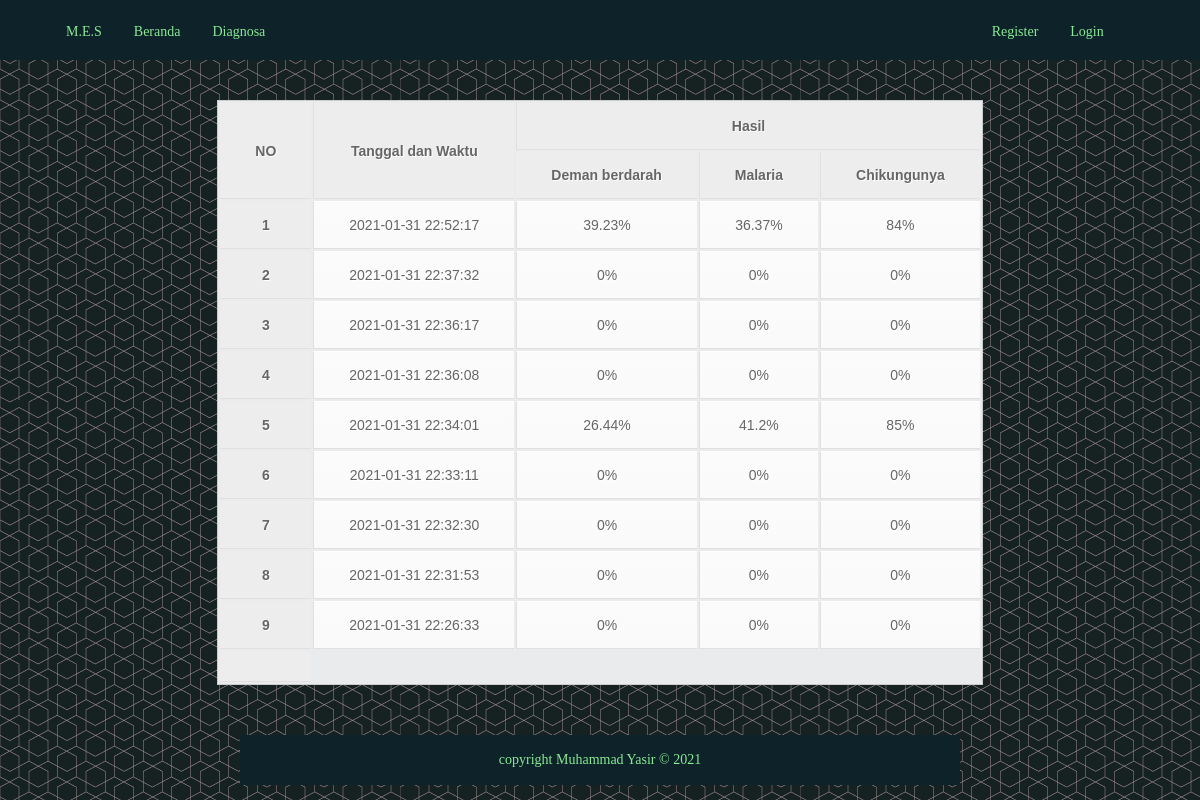
/riwayat.php?id=2, run on the app's committed database.
### tables this page shows
CREATE TABLE `history` (
  `id_history` int(11) NOT NULL,
  `id_anggota` int(11) NOT NULL,
  `waktu` datetime NOT NULL DEFAULT '0000-00-00 00:00:00',
  `CF_P01` float NOT NULL,
  `CF_P02` float NOT NULL,
  `CF_P03` float NOT NULL
);

### riwayat.php (the view, shortened to what this page needs)
<?php
    include "connection.php";
    $id = $_GET["id"];
?>
<!DOCTYPE html>
<html lang="en">
<head>
    <link rel="stylesheet" href="stylehasil.css">
</head>
<body>
    <div class="header">
        <div class="grid">
            <div class="topnav" id="myTopnav">
                <div class="dh6">
                    <div class="left">
                        <a href="index.php">M.E.S</a>
                        <a href="index.php">Beranda</a>
                        <a href="diagnosa.php">Diagnosa</a>
                    </div>
                </div>
                <div class="dh6">
                    <div class="right">
                    <?php
                        if (!empty($_SESSION["username"]) && !empty($_SESSION["password"])) {
                            echo "<a><b>$result[name]</b></a>";
                            echo "<a href='riwayat.php?id=$result[id_user]'>Riwayat</a>";
                            echo "<a href='logout.php'>Logout</a>";
                        } else {
                            echo "<a href='register.php'>Register</a>";
                            echo "<a href='login.php'>Login</a>";
                        }
                    ?>
                    </div>
                </div>
            </div>
        </div>
    </div>
    <div class="hasil">
        <table>
            <tr>
                <th rowspan="2">NO</th>
                <th rowspan="2">Tanggal dan Waktu</th>
                <th colspan="3">Hasil</th>
            </tr>
            <tr>
                <th>Deman berdarah</th>
                <th>Malaria</th>
                <th>Chikungunya</th>
            </tr>
            <?php $no=1; ?>
            <?php $sql_riwayat = mysqli_query($conn, "SELECT * FROM history WHERE id_anggota='$id' ORDER BY waktu DESC"); ?>
            <?php while ($riwayat = mysqli_fetch_array($sql_riwayat)) : ?>
                <tr>
                    <th><?php echo "$no"; ?></th>
                    <td><?php echo "$riwayat[waktu]"; ?></td>
                    <td><?php echo "$riwayat[CF_P01]%"; ?></td>
                    <td><?php echo "$riwayat[CF_P02]%"; ?></td>
                    <td><?php echo "$riwayat[CF_P03]%"; ?></td>
                </tr>
                <?php $no++; ?>
            <?php endwhile; ?>
            <tr>
                <th></th>
            </tr>
        </table>
    </div>
    <div class="footer">
        <div class="grid">
            copyright Muhammad Yasir &copy; 2021
        </div>
    </div>
</body>
</html>

### stylehasil.css (style rules this page uses)
.hasil { margin-top: 100px; margin-right: auto; margin-left: auto; }
table { font-family: Arial, Helvetica, sans-serif; color: #666; text-shadow: 1px 1px 0px #fff; background: #eaebec; border: #ccc 1px solid; margin: 10px auto; }
table th { padding: 15px 35px; border-left:1px solid #e0e0e0; border-bottom: 1px solid #e0e0e0; background: #ededed; }
table th:first-child { border-left:none; }
table tr { text-align: center; padding-left: 20px; }
table td { padding: 15px 35px; border-top: 1px solid #ffffff; border-bottom: 1px solid #e0e0e0; border-left: 1px solid #e0e0e0; background: #fafafa; background: -webkit-gradient(linear, left top, left bottom, from(#fbfbfb), to(#fafafa)); background: -moz-linear-gradient(top, #fbfbfb, #fafafa); }
body { background-image: url(img/Background.png); font-family: Cambria; padding: 0px; margin: 0px; color: #ffffff; font-size: 14px; }
.header { position: fixed; top: 0%; width: 100%; height: 40px; background-color: #0d2329; color: #FFF; font-size: 20px; z-index: 1; padding-left: 20px; padding-top: 10px; padding-bottom: 10px; }
.grid { width: 100%; padding-top: 0px; padding-bottom: 0px; overflow: hidden; }
.left { float: left; padding-left: 30px; }
.right { float: right; padding-right: 100px; }
.topnav { overflow: hidden; background-color: #0d2329; }
.topnav a { float: left; display: block; color: rgb(137, 233, 148); padding: 14px 16px; text-decoration: none; font-size: 14px; }
.dh6 { width: 49.99%; }
.dh1, .dh2, .dh3, .dh4, .dh5, .dh6, .dh7, .dh8, .dh9, .dh10, .dh11, .dh12 { float: left; display: inline; margin: 0 0%; }
.footer { background-color: #0d2329; height: 30px; width: 60%; color: rgb(137, 233, 148); font-family: Cambria, Cochin, Georgia, Times, 'Times New Roman', serif; font-size: 14px; padding-top: 10px; padding-bottom: 10px; text-align: center; line-height: 30px; margin-left: 20%; margin-right: 20%; margin-top: 50px; }

### data on the page
history: waktu "2021-01-31 22:52:17", CF_P01 "39.23", CF_P02 "36.37", CF_P03 "84"
history: waktu "2021-01-31 22:37:32", CF_P01 "0", CF_P02 "0", CF_P03 "0"
history: waktu "2021-01-31 22:36:17", CF_P01 "0", CF_P02 "0", CF_P03 "0"
history: waktu "2021-01-31 22:36:08", CF_P01 "0", CF_P02 "0", CF_P03 "0"
history: waktu "2021-01-31 22:34:01", CF_P01 "26.44", CF_P02 "41.2", CF_P03 "85"
history: waktu "2021-01-31 22:33:11", CF_P01 "0", CF_P02 "0", CF_P03 "0"
history: waktu "2021-01-31 22:32:30", CF_P01 "0", CF_P02 "0", CF_P03 "0"
history: waktu "2021-01-31 22:31:53", CF_P01 "0", CF_P02 "0", CF_P03 "0"
history: waktu "2021-01-31 22:26:33", CF_P01 "0", CF_P02 "0", CF_P03 "0"
